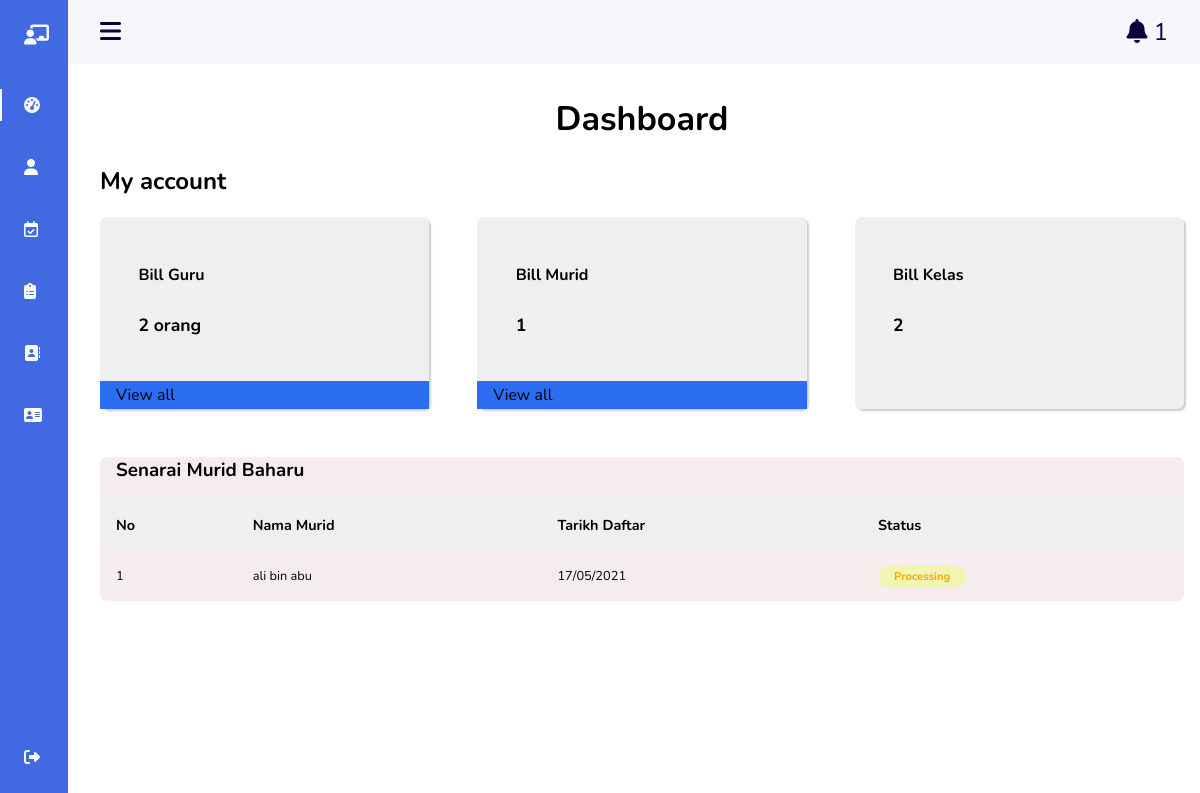
/Admin/user.php, run on the app's committed database.
### tables this page shows
CREATE TABLE `students` (
  `id` int(111) NOT NULL,
  `name` varchar(255) DEFAULT NULL,
  `mykid` varchar(50) DEFAULT NULL,
  `idNo` varchar(50) DEFAULT NULL,
  `age` varchar(50) DEFAULT NULL,
  `dob` varchar(50) DEFAULT NULL,
  `birth` varchar(255) DEFAULT NULL,
  `gender` varchar(255) DEFAULT NULL,
  `nationality` varchar(255) DEFAULT NULL,
  `religion` varchar(255) DEFAULT NULL,
  `address` varchar(255) DEFAULT NULL,
  `city` varchar(255) DEFAULT NULL,
  `state` varchar(255) DEFAULT NULL,
  `postal_code` varchar(255) DEFAULT NULL,
  `guardian` varchar(255) DEFAULT NULL,
  `noic` varchar(50) DEFAULT NULL,
  `phone` varchar(50) DEFAULT NULL,
  `work` varchar(255) DEFAULT NULL,
  `relate` varchar(255) DEFAULT NULL,
  `email` varchar(75) DEFAULT NULL,
  `date_register` varchar(50) DEFAULT NULL,
  `status` varchar(50) DEFAULT 'processing',
  `kelas` varchar(50) DEFAULT NULL,
  `is_new` varchar(50) DEFAULT '0'
);

### Admin/user.php (the view, shortened to what this page needs)
<?php
$username="root";
$password="";
$hostname = "localhost";
$dbhandle = mysqli_connect($hostname, $username, $password)
or die("Unable to connect to MySQL");
$result = mysqli_query($dbhandle, "SELECT * FROM profile WHERE jawatan='Guru'");
$value = mysqli_num_rows($result);
$datamuridlatest = mysqli_query($dbhandle, "SELECT * FROM students WHERE status = 'processing' order by id DESC LIMIT 5");
$bilmurid = mysqli_query($dbhandle, "SELECT * FROM students");
$ttlmurid = mysqli_num_rows($bilmurid);
$valuemurid = mysqli_fetch_all($datamuridlatest);
$class = mysqli_query($dbhandle, "SELECT * FROM classes");
$ttlClass = mysqli_num_rows($class);
$newStud = mysqli_query ($dbhandle, "SELECT * FROM students WHERE status = 'processing'");
$ttlStudent = mysqli_num_rows($newStud);
?>
<!DOCTYPE html>
<html lang="en">
    <head>
        <link rel="stylesheet" href="<?php echo 'http://'.$_SERVER['SERVER_NAME'] ?>/kindergarten-system/src/text.css">
        <link rel="stylesheet" href="https://cdn.jsdelivr.net/gh/lykmapipo/themify-icons@0.1.2/css/themify-icons.css">
    </head>
    <body id="body-pd">
        <header class="header" id="header">
            <div class="header__toggle">
                <i class="fas fa-bars" id="header-toggle"></i>
			</div>
            <div class="header__toggle notification_toggle">
              <i class="fas fa-bell" id="header-notification"></i>
              <?= $ttlStudent ?>
            </div>
        </header>
<div class="l-navbar" id="nav-bar">
            <nav class="nav">
                <div>
                    <a href="#" class="nav__logo">
                        <i class="fas fa-chalkboard-teacher nav__logo-icon"></i>
                    </a>
                    <div class="nav__list">
                        <a href="user.php" class="nav__link active">
                        <i class="fas fa-tachometer-alt"></i>
                        </a>
                        <a href="Adminprofile.php" class="nav__link">
                        <i class="fas fa-user"></i>
                        </a>
                        <a href="Maklumatguru.php" class="nav__link">
                            <i class="far fa-calendar-check"></i>
                        </a>
                        <div class="nav__link dropdown-btn">
                            <i class="fas fa-clipboard-list"></i>
                        </div>
                        <a href="status pendaftaran.php" class="nav__link">
                            <i class="fas fa-address-book"></i>
                        </a>
                    </div>
                    <a href="maklumat murid.php" class="nav__link">
                            <i class="fas fa-address-card"></i>
                        </a>
                </div>
                <a href="logout.php" class="nav__link">
                    <i class="fas fa-sign-out-alt"></i>
                </a>
            </nav>
        </div>
<div class="card">
        <h1>Dashboard</h1>
                  <h2>My account</h2>
                  <div class="dash-cards">
                <div class="card-single">
                    <div class="card-body">
                        <div>
                            <h5>Bill Guru</h5>
                            <h4><?php echo $value; ?> orang</h4>
                        </div>
                    </div>
                    <div class="card-footer">
                        <a href="Maklumatguru.php">View all</a>
                    </div>
                </div>
                <div class="card-single">
                    <div class="card-body">
                        <div>
                            <h5>Bill Murid</h5>
                            <h4><?php echo $ttlmurid; ?></h4>
                        </div>
                    </div>
                    <div class="card-footer">
                        <a href="maklumat%20murid.php">View all</a>
                    </div>
                </div>
                <div class="card-single">
                    <div class="card-body">
                        <div>
                            <h5>Bill Kelas</h5>
                            <h4><?php echo $ttlClass ?></h4>
                        </div>
                    </div>
                </div>
            </div>
</div>
            <section class="recent">
                    <div class="activity-card">
                        <h3>Senarai Murid Baharu</h3>
                        <div class="table-responsive">
                            <table>
                                <thead>
                                    <tr>
                                        <th>No</th>
                                        <th>Nama Murid</th>
                                        <th>Tarikh Daftar</th>
                                        <th>Status</th>
                                    </tr>
                                </thead>
                                <tbody>
                                    <?php
                                    $i = 1;
                                        foreach($valuemurid as $murid){
                                            echo "<tr>";
                                                echo "<td>".$i."</td>";
                                                echo "<td>".$murid[1]."</td>";
                                                echo "<td>".$murid[20]."</td>";
                                                echo "<td><span class='badge warning'>".ucwords($murid[21])."</span></td>";
                                            echo "</tr>";
                                            $i++;
                                        }
                                     ?>
                                </tbody>
                            </table>
                        </div>
                    </div>
            </section>
    </body>
</html>

### src/text.css (style rules this page uses)
*,::before,::after { box-sizing: border-box; }
body { position: relative; margin: 3rem 0 0 0; padding: 0 1rem; font-family: 'Nunito', sans-serif; font-size: 1rem; transition: .5s; }
a { text-decoration: none; }
.dropdown-btn { cursor:pointer; }
.header { width:100%; height: 3rem; position:fixed; top:0; left:0; display:flex; align-items:center; justify-content:space-between; padding:0 1rem; background-color:#F7F6FB; z-index: 100; transition:.5s; }
.header__toggle { color: #0a043c; font-size: 1.5rem; cursor: pointer; }
.l-navbar { position:fixed; top:0; left:-30%; width: 68px; height:100vh; background-color: royalblue; padding:.5rem 1rem 0 0; transition:.5s; z-index: 100; }
.nav { height:100%; display:flex; flex-direction: column; justify-content:space-between; overflow:hidden; }
.nav__logo,.nav__link { display:grid; grid-template-columns: max-content max-content; align-items:center; column-gap: 1rem; padding:.5rem 0 .5rem 1.5rem; }
.nav__logo { margin-bottom:2rem; }
.nav__logo-icon { font-size: 1.25rem; color:#F7F6FB; }
.nav__link { position:relative; color: white; margin-bottom:1.5rem; transition:.3s; }
.active { color:#F7F6FB; }
.active::before { content:''; position:absolute; left:0; width:2px; height:32px; background-color: #F7F6FB; }
h1 { padding:2rem 0 0; text-align: center; font-size: 34px; }
@media screen and (min-width:768px) { body { margin:calc(3rem + 1rem) 0 0 0; padding-left:calc(68px + 2rem); } }
@media screen and (min-width:768px) { .header { height:calc(3rem + 1rem); padding:0 2rem 0 calc(68px + 2rem); } }
@media screen and (min-width:768px) { .l-navbar { left:0; padding:1rem 1rem 0 0; } }
.dash-cards { display: grid; grid-template-columns: repeat(3, 1fr); grid-column-gap: 3rem; }
.card-single { background: rgb(238, 239, 241); border-radius: 7px; box-shadow: 2px 2px 2px rgba(0,0,0,0.2); }
.card-body { padding: 1.3rem 1rem; display: flex; align-items: center; }
.card-body h5 { color: var(--text-grey); font-size: 1rem; }
.card-body h4 { color: var(--color-dark); font-size: 1.1rem; margin-top: .2rem; }
.card-footer { padding: .2rem 1rem; background: #2b6df1; }
.card-footer a { color: var(--main-color); }
.recent { margin-top: 3rem; margin-bottom: 3rem; }
.activity-card, .summary-card, .bday-card { background: rgb(245, 237, 237); border-radius: 7px; }
.activity-card h3 { color: var(--text-grey); margin: 1rem; }
.activity-card table { width: 100%; border-collapse: collapse; }
.activity-card thead { background: #efefef; text-align: left; }
th, td { font-size: .9rem; padding: 1rem 1rem; color: var(--color-dark); }
td { font-size: .8rem; }
.badge { padding: .2rem 1rem; border-radius: 20px; font-weight: 700; font-size: .7rem; }
.badge.warning { background: #F0F6B2; color: orange; }
.table-responsive { overflow-x: auto; }

### data on the page
students: name "ali bin abu", date_register "17/05/2021", status "Processing"

### other printed values
$ttlStudent "1"
$value "2"
$ttlmurid "1"
$ttlClass "2"
